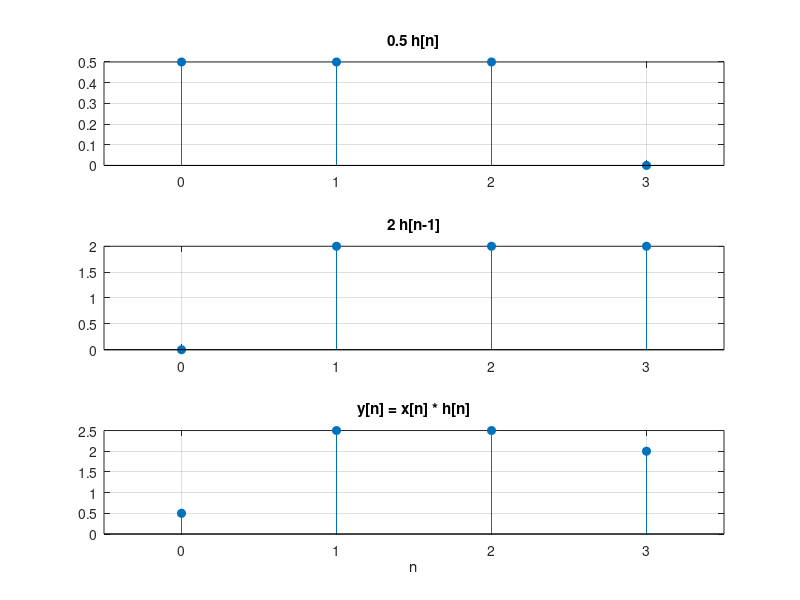

This chart was generated by the following MATLAB code:
% Signals and Systems — Impulse Response and the Convolution Sum
%title: The Convolution Sum with conv
%ar-title: مجموع الالتفاف بالدالة conv
%lesson: ss-ch2-1
%course: signals-systems

%% The example with conv
%ar: h[n] = 1 عند n = 0, 1, 2 والدخل x[0] = 0.5 و x[1] = 2. conv(x, h) يحسب y[n] = Σ x[k] h[n − k] مباشرة. طول الناتج = طول x + طول h − 1.
x = [0.5 2];
h = [1 1 1];
y = conv(x, h);
n = 0:numel(y) - 1;
fprintf('y[%d] = %g\n', [n; y])

%% The same as a sum of shifted copies
%ar: الالتفاف = مجموع نسخ من h مزاحة ومضروبة في قيم الدخل: 0.5 h[n] + 2 h[n − 1]. نبنيها يدويًا ونقارن.
c1 = [0.5*h, 0]; c2 = [0, 2*h];
fprintf('by hand: %s\n', num2str(c1 + c2))

%% Plot the pieces and the result
%ar: subplot(3,1,k) تقسم النافذة إلى ثلاثة رسوم فوق بعض وتختار الرسم رقم k.
%ar: الرسمان الأولان هما النسختان المزاحتان من h، والثالث مجموعهما: نفس ناتج conv. هكذا ترى الالتفاف بعينك.
subplot(3,1,1); stem(0:3, c1, 'filled'); grid on; title('0.5 h[n]'); xlim([-0.5 3.5])
subplot(3,1,2); stem(0:3, c2, 'filled'); grid on; title('2 h[n-1]'); xlim([-0.5 3.5])
subplot(3,1,3); stem(n, y, 'filled'); grid on; title('y[n] = x[n] * h[n]'); xlabel('n'); xlim([-0.5 3.5])

%%! Project idea: an echo effect
%ar: مشروع صوتي: الصدى نظام LTI استجابته h = δ[n] + 0.6 δ[n − D]. في MATLAB: y = conv(x, h) على تسجيل صوتي (audioread ثم sound). هنا على إشارة قصيرة.
D = 5; h = [1, zeros(1, D - 1), 0.6];
x = [1 0.5 0.25 0 0 0 0 0];
y = conv(x, h);
fprintf('echo output: %s\n', num2str(y))
